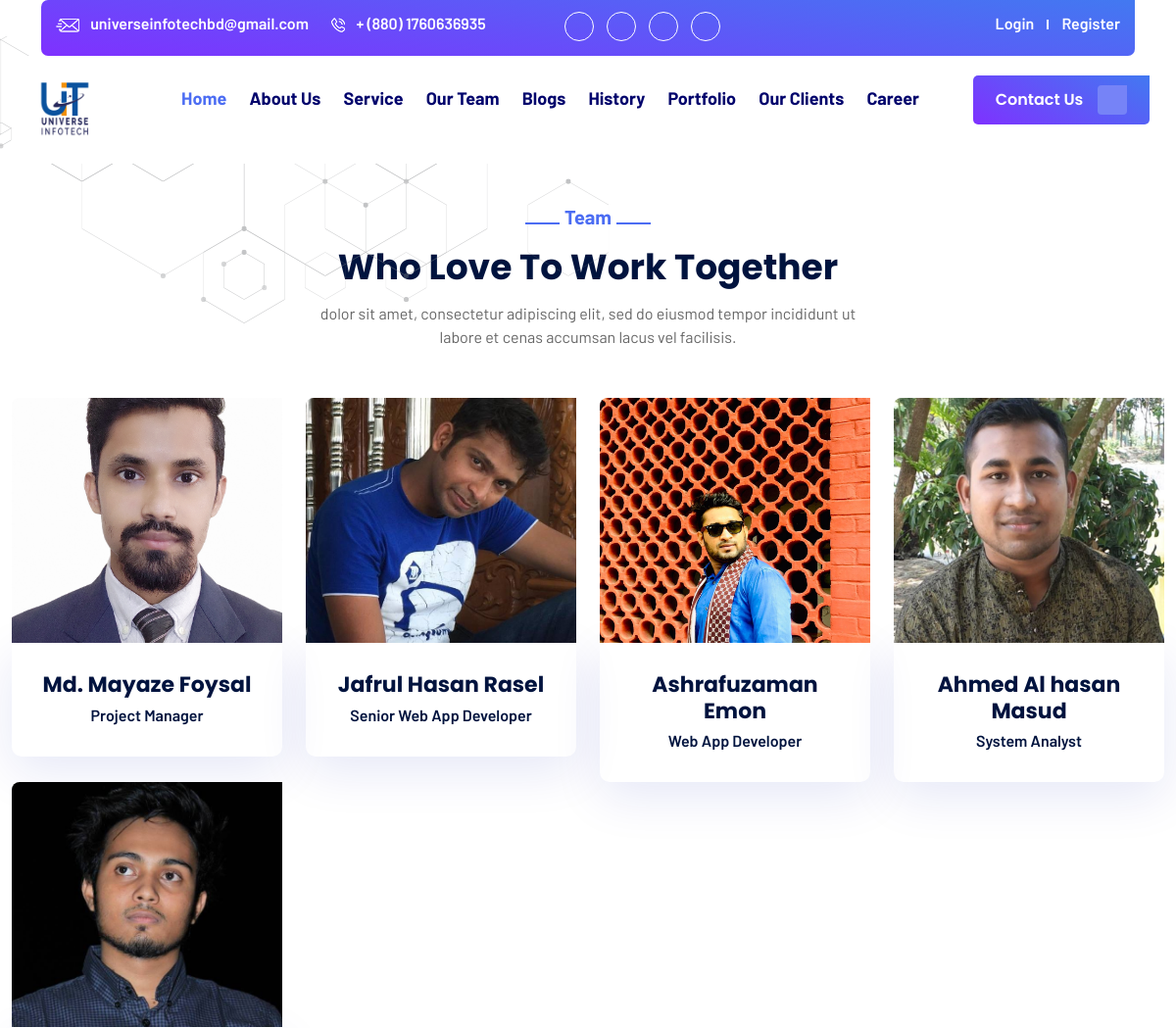
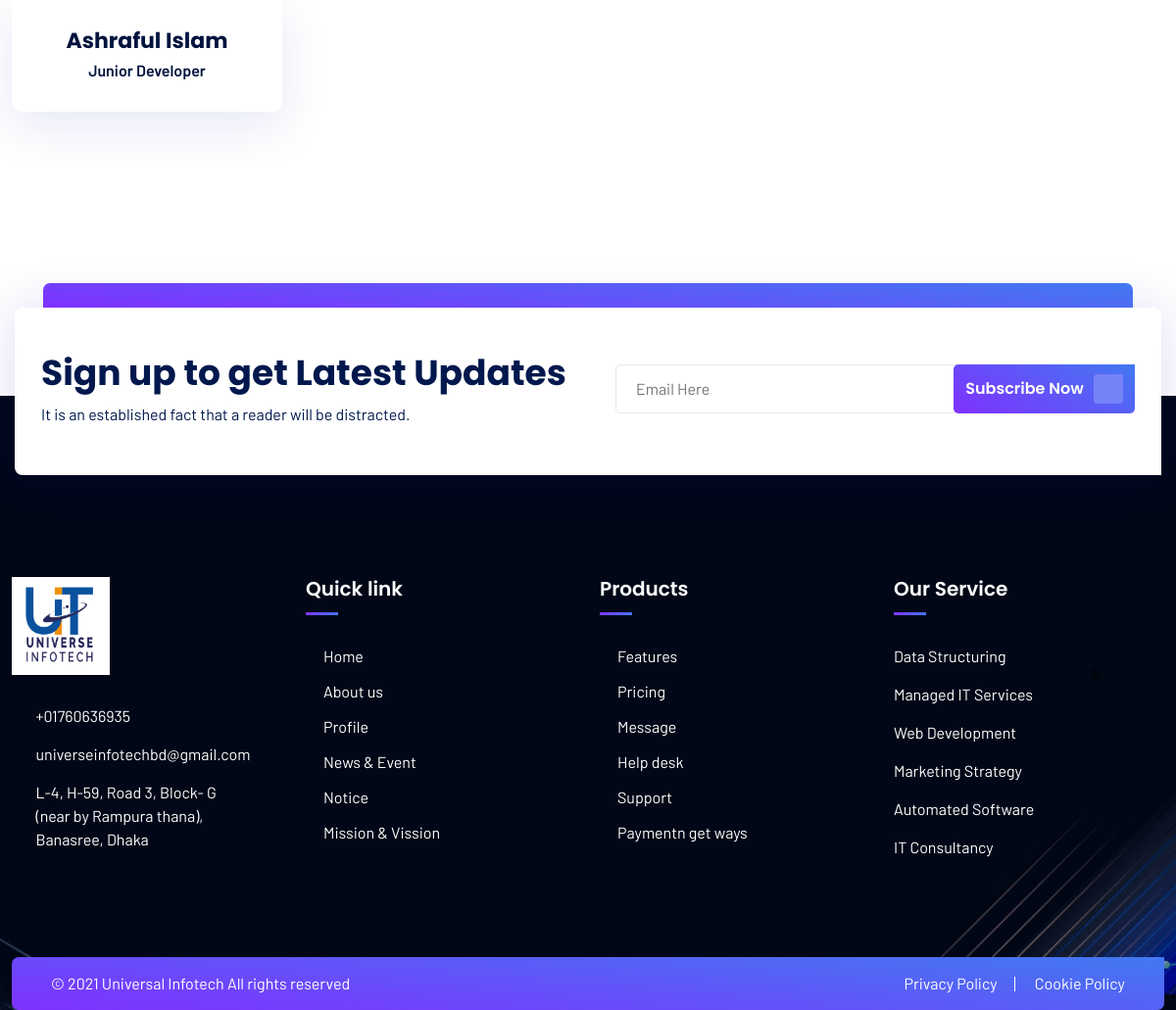
Screenshot of /developer_team/ with the database file from the repository (2 pictures, top to bottom).
### universeinfotech_app/models.py (models this page shows, shortened)
class Developer_Profile(models.Model):
    name = models.CharField(max_length = 150)
    slug = models.SlugField(max_length = 50, unique=True, blank=True,null=True)
    designation = models.CharField(max_length = 50)
    image = models.ImageField(upload_to='Developer_Profile', default='no.jpg')
    facebook_link = models.URLField(max_length = 200, blank=True, null=True)
    twitter_link = models.URLField(max_length = 200, blank=True, null=True)
    dribbble_link = models.URLField(max_length = 200, blank=True, null=True)

class IT_Profile(models.Model):
    title = models.CharField(max_length = 150)
    it_profile_file= models.FileField(upload_to='ItProfileFile')

class Our_Service(models.Model):
    title = models.CharField(max_length = 150)
    slug = models.SlugField(max_length = 50, unique=True, blank=True,null=True)
    font_icon_code = models.CharField(max_length = 150)
    description  = models.TextField()

### universeinfotech_app/views.py (the view)
# urls.py: path('developer_team/', developer_team , name='developer_team'),
def developer_team(request):
    developer_profile = Developer_Profile.objects.all()
    context={
        'developer_profile':developer_profile
    }
    return render(request, 'developer_team.html',context)

### universeinfotech_app/templatetags/itprofile.py (called while the page is built)
@register.filter
def itprofile(request):
    return IT_Profile.objects.all().order_by('-id')[:1]

### universeinfotech_app/templatetags/service.py (called while the page is built)
@register.filter
def service(request):
    return Our_Service.objects.all()[:6]

### universeinfotech_app/templates/developer_team.html (shortened to what this page needs)
{% extends 'base.html' %}
{% block content %}
	<section id="it-nw-team" class="it-nw-team-section position-relative" style="margin-top: 8%;">
		<div class="it-nw-team-shape position-absolute"><img src="static/assets/img/its-2/net3.png" alt=""></div>
		<div class="container">
			<div class="it-nw-section-title headline pera-content text-center middle-align wow fadeInUp" data-wow-delay="0ms" data-wow-duration="1500ms">
				<span class="it-nw-title-tag">Team </span>
				<h2>Who Love To Work Together</h2>
				<p> dolor sit amet, consectetur adipiscing elit, sed do eiusmod tempor incididunt ut labore et cenas accumsan lacus vel facilisis.
				</p>
			</div>
			<div class="it-nw-team-content">
				<div class="row">
					{% for dp in developer_profile %}
					<div class="col-lg-3 col-md-6 wow fadeInUp" data-wow-delay="200ms" data-wow-duration="1500ms">
						<div class="it-nw-team-innerbox">
							<div class="it-nw-team-img position-relative">
								<img src="{{ dp.image.url }}" alt="">
							</div>
							<div class="it-nw-team-text headline text-center">
								<h3><a href="#">{{ dp.name }}</a></h3>
								<span>{{ dp.designation }}</span>
							</div>
						</div>
					</div>
					{% endfor %}
				</div>
			</div>
		</div>
	</section>
{% endblock content %}

### universeinfotech_app/templates/base.html (shortened to what this page needs)
{% load static %}
{% load service %}
{% load itprofile %}
<!DOCTYPE html>
<html lang="en">
<head>
	<link rel="stylesheet" href="{% static 'assets/css/owl.carousel.css' %}">
	<link rel="stylesheet" href="{% static 'assets/css/fontawesome-all.css' %}">
	<link rel="stylesheet" href="{% static 'assets/css/slick.css' %}">
	<link rel="stylesheet" href="{% static 'assets/css/flaticon-5.css' %}">
	<link rel="stylesheet" href="{% static 'assets/css/animate.css' %}">
	<link rel="stylesheet" href="{% static 'assets/css/bootstrap.min.css' %}">
	<link rel="stylesheet" href="{% static 'assets/css/video.min.css' %}">
	<link rel="stylesheet" href="{% static 'assets/css/it-source-2.css' %}">
	<link rel="stylesheet" href="{% static 'assets/css/style.css' %}">
</head>
<body class="it-nw" data-spy="scroll" data-target=".it-nw-main-navigation" data-offset="80">
{% include 'includes/navbar.html' %}
{% block content %}
{% endblock content %}
	<footer id="it-nw-fooer" class="it-nw-footer-section  position-relative" data-background="{% static 'assets/img/its-2/bg/f-bg.jpg' %}" style="margin-top: 15%;">
		<div class="it-nw-newslatter-area">
			<div class="container">
				<div class="it-nw-newslatter-content headline d-flex align-items-center justify-content-between">
					<div class="it-nw-newslatter-text">
						<h3>Sign up to get Latest Updates</h3>
						<span>It is an established fact that a reader will be distracted.</span>
					</div>
					<div class="it-nw-newslatter-form position-relative">
						<form action="#">
							<input type="text" placeholder="Email Here">
							<div class="it-nw-btn text-center">
								<button>Subscribe Now<i class="fas fa-arrow-right"></i></button>
							</div>
						</form>
					</div>
				</div>
			</div>
		</div>
		<div class="it-nw-fooer-widget-wrapper">
			<div class="container">
				<div class="it-nw-fooer-widget-area">
					<div class="row">
						<div class="col-lg-3 col-md-6">
							<div class="it-nw-fooer-widget headline pera-content ul-li-block">
								<div class="it-nw-logo-widget">
									<a href="#"><img src="{% static 'assets/img/its-2/logo/logo1.png' %}" alt=""></a>
									<div class="it-nw-fooer-widget headline pera-content ul-li-block">
										<div class="it-nw-contact-widget">
											<ul>
												<li><i class="fas fa-phone"></i> <span> +01760636935 </span>  </li>
												<li><i class="fas fa-envelope"></i> <span> universeinfotechbd@gmail.com  </span> </li>
												<li><i class="fas fa-map-marker-alt"></i> <span> L-4, H-59, Road 3,
													Block- G (near by Rampura thana), Banasree, Dhaka </span></li>
											</ul>
										</div>
									</div>
								</div>
							</div>
						</div>
						<div class="col-lg-3 col-md-6">
							<div class="it-nw-fooer-widget headline pera-content ul-li-block">
								<div class="it-nw-fooer-menu">
									<h3 class="widget-title">Quick link</h3>
									<ul>
										<li><a href="{% url 'home' %}" target="_blank">Home</a></li>
										<li><a href="{% url 'about' %}"target="_blank">About us</a></li>
										{% for p in request|itprofile  %}
										<li><a href="{{ p.it_profile_file.url }}" download="">Profile</a></li>
										{% endfor %}
										<li><a href="{% url 'news-and-evenet' %}"target="_blank">News & Event</a></li>
										<li><a href="{% url 'notice' %}"target="_blank">Notice</a></li>
										<li><a href="{% url 'mission-and-vission' %}"target="_blank">Mission & Vission</a></li>
									</ul>
								</div>
							</div>
						</div>
						<div class="col-lg-3 col-md-6">
							<div class="it-nw-fooer-widget headline pera-content ul-li-block">
								<div class="it-nw-fooer-menu">
									<h3 class="widget-title">Products</h3>
									<ul>
										<li><a href="{% url 'feature' %}" target="_blank">Features</a></li>
										<li><a href="#">Pricing</a></li>
										<li><a href="#">Message</a></li>
										<li><a href="#">Help desk</a></li>
										<li><a href="#">Support</a></li>
										<li><a href="#">Paymentn get ways</a></li>
									</ul>
								</div>
							</div>
						</div>
						<div class="col-lg-3 col-md-6">
							<div class="it-nw-fooer-widget headline pera-content ul-li-block">
								<div class="it-nw-contact-widget">
									<h3 class="widget-title">Our Service</h3>
									<ul>
										{% for s in request|service %}
											<li><a href="{% url 'service-detail' s.slug %}">{{ s.title }}</a></li>
										{% endfor %}
										</ul>
								</div>
							</div>
						</div>
					</div>
				</div>
			</div>
		</div>
		<div class="it-nw-fooer-copyright">
			<div class="container">
				<div class="it-nw-copyright-wrap pera-content d-flex justify-content-between align-items-center">
					<div class="it-nw-copyright-text">
						<p>© 2021 Universal Infotech All rights reserved</p>
					</div>
					<div class="it-nw-copyright-menu ul-li">
						<ul>
							<li><a href="#">Privacy Policy </a></li>
							<li><a href="#">Cookie Policy </a></li>
						</ul>
					</div>
				</div>
			</div>
		</div>
	</footer>
</body>
</html>

### rows the page displays
Developer_Profile: image (picture), name "Md. Mayaze Foysal", designation "Project Manager"
Developer_Profile: image (picture), name "Jafrul Hasan Rasel", designation "Senior Web App Developer"
Developer_Profile: image (picture), name "Ashrafuzaman Emon", designation "Web App Developer"
Developer_Profile: image (picture), name "Ahmed Al hasan Masud", designation "System Analyst"
Developer_Profile: image (picture), name "Ashraful Islam", designation "Junior Developer"
Our_Service: title "Data Structuring"
Our_Service: title "Managed IT Services"
Our_Service: title "Web Development"
Our_Service: title "Marketing Strategy"
Our_Service: title "Automated Software"
Our_Service: title "IT Consultancy"
